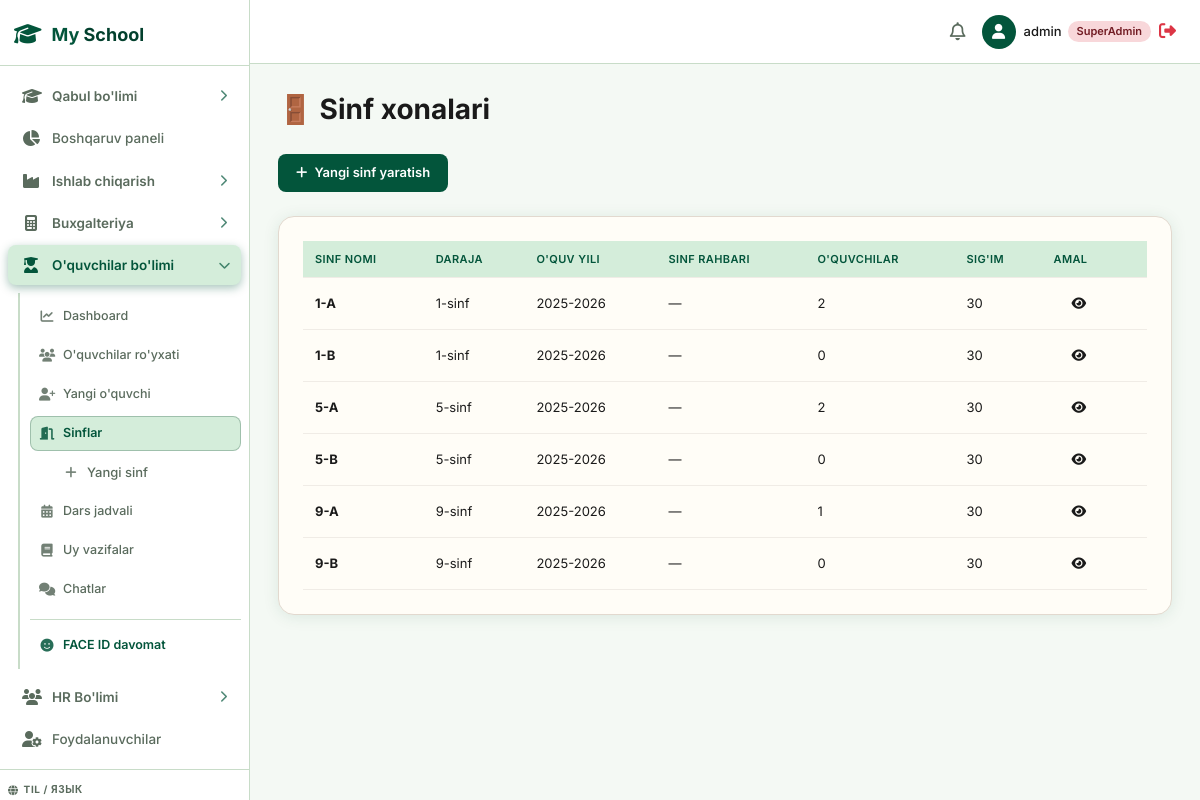
Before: /students/classrooms/ (signed in) with the older database file.
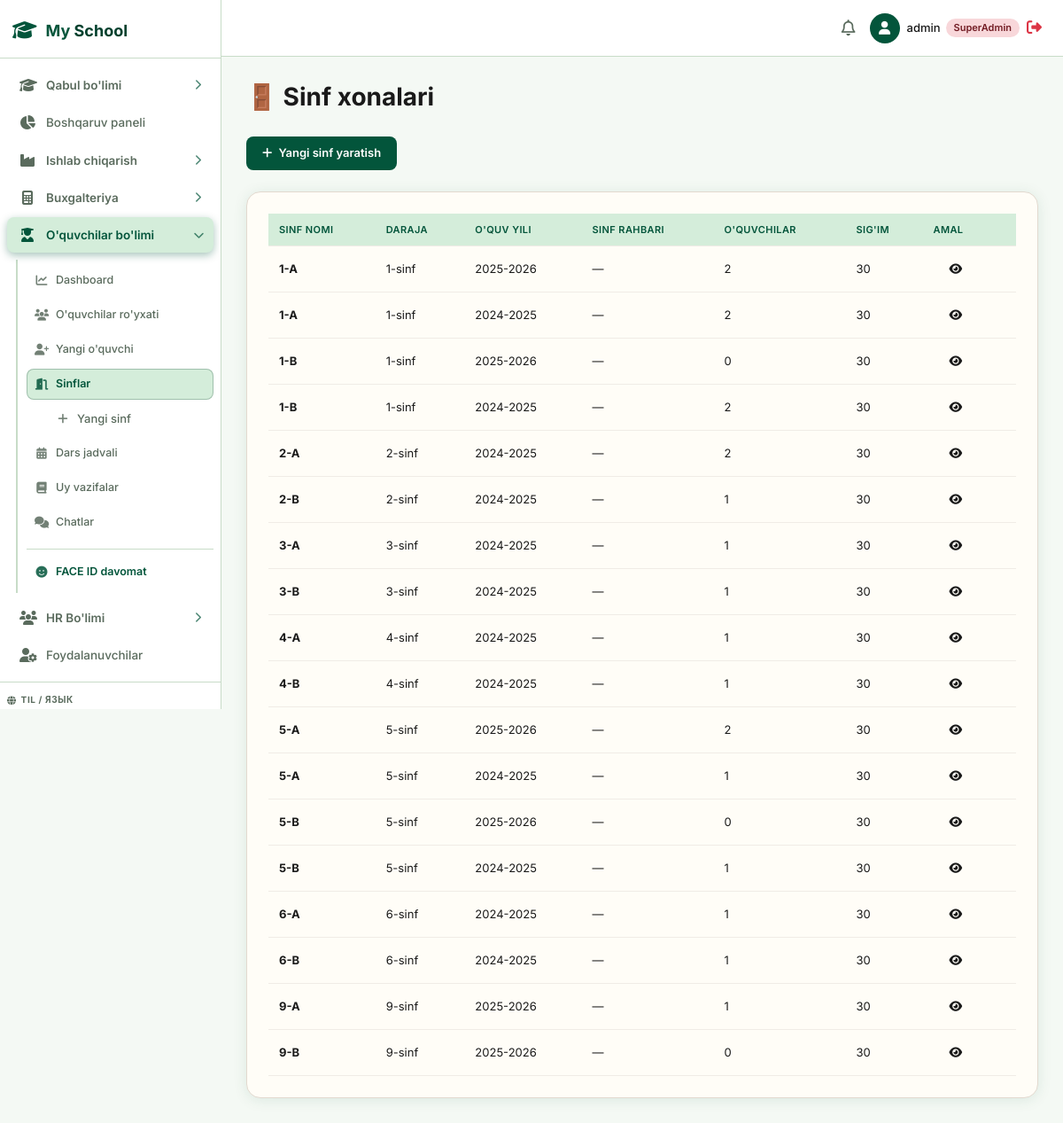
After: the same page with the newer database file.
### students/models.py (models this page shows, shortened)
class Classroom(models.Model):
    name = models.CharField(max_length=100)  # e.g. "5-A"
    grade = models.ForeignKey(Grade, on_delete=models.PROTECT, related_name='classrooms')
    academic_year = models.ForeignKey(AcademicYear, on_delete=models.PROTECT, related_name='classrooms')
    homeroom_teacher = models.ForeignKey(User, null=True, blank=True, on_delete=models.SET_NULL, related_name='homeroom_classes')
    capacity = models.IntegerField(default=30)
    class Meta:
        ordering = ['grade__sort_order', 'name']
        unique_together = ['name', 'academic_year']

### enrollment/models.py (models this page shows, shortened)
class Grade(models.Model):
    name = models.CharField(max_length=50, unique=True)
    sort_order = models.IntegerField(default=0)
    class Meta:
        ordering = ['sort_order']

class AcademicYear(models.Model):
    name = models.CharField(max_length=50, unique=True)
    start_date = models.DateField()
    end_date = models.DateField()
    is_current = models.BooleanField(default=False)

### students/views.py (the view)
# urls.py: path('classrooms/', views.classroom_list, name='students_classroom_list'),
@login_required
@students_required
def classroom_list(request):
    year_id = request.GET.get('year')
    classrooms = Classroom.objects.select_related('grade', 'academic_year', 'homeroom_teacher').all()
    if year_id:
        classrooms = classrooms.filter(academic_year_id=year_id)
    academic_years = AcademicYear.objects.all()
    context = {
        'classrooms': classrooms,
        'academic_years': academic_years,
        'page_title': 'Sinf xonalari',
    }
    return render(request, 'students/classroom_list.html', context)

### students/views.py (called while the page is built)
def _is_students_staff(user):
    if user.is_superuser:
        return True
    return user.groups.filter(name__in=['students_agent', 'students_manager', 'enrollment_agent', 'enrollment_manager']).exists()

### templates/students/classroom_list.html
{% extends 'base.html' %}
{% block content %}
<h1 style="font-size:28px;margin-bottom:24px;">🚪 Sinf xonalari</h1>
<div style="margin-bottom:24px;">
  <a href="{% url 'students_classroom_create' %}" class="btn btn-primary"><i class="fa-solid fa-plus"></i> Yangi sinf yaratish</a>
</div>
<div class="card" style="background:#fffdf7;border:1px solid #e2d9cf;border-radius:16px;padding:24px;">
  <table class="data-table" style="width:100%;">
    <thead>
      <tr>
        <th>Sinf nomi</th>
        <th>Daraja</th>
        <th>O'quv yili</th>
        <th>Sinf rahbari</th>
        <th>O'quvchilar</th>
        <th>Sig'im</th>
        <th>Amal</th>
      </tr>
    </thead>
    <tbody>
      {% for classroom in classrooms %}
      <tr>
        <td><a href="{% url 'students_classroom_detail' classroom.pk %}"><strong>{{ classroom.name }}</strong></a></td>
        <td>{{ classroom.grade.name }}</td>
        <td>{{ classroom.academic_year.name }}</td>
        <td>{{ classroom.homeroom_teacher|default:"—" }}</td>
        <td>{{ classroom.students.count }}</td>
        <td>{{ classroom.capacity }}</td>
        <td>
          <a href="{% url 'students_classroom_detail' classroom.pk %}" class="btn btn-sm"><i class="fa-solid fa-eye"></i></a>
        </td>
      </tr>
      {% empty %}
      <tr><td colspan="7" style="text-align:center;color:#888;">Sinf xonalari yo'q.</td></tr>
      {% endfor %}
    </tbody>
  </table>
</div>
{% endblock %}

### templates/base.html (shortened to what this page needs)
{% load static %}
<!DOCTYPE html>
<html lang="uz">
<head>
    <link rel="stylesheet" href="https://cdnjs.cloudflare.com/ajax/libs/font-awesome/6.4.0/css/all.min.css">
    <link rel="stylesheet" href="{% static 'css/style.css' %}?v=5">
</head>
<body>
    <div class="app-container">
        <aside class="sidebar" id="appSidebar">
            <div class="sidebar-header">
                <div class="logo-icon"><i class="fa-solid fa-graduation-cap"></i></div>
                <h2>My <span class="highlight">School</span></h2>
            </div>
            <ul class="nav-links">
                {% if is_superadmin or is_enrollment or is_callcentre %}
                <li class="nav-group">
                    <div class="nav-group__head {% if '/enrollment/' in request.path %}active{% endif %}" onclick="toggleSubMenu(this)">
                        <span style="display:flex;align-items:center;gap:12px;">
                            <i class="fa-solid fa-graduation-cap icon-left"></i>
                            <span>Qabul bo'limi</span>
                        </span>
                        <i class="fa-solid fa-chevron-right arrow"></i>
                    </div>
                </li>
                {% endif %}
                {% if is_superadmin %}
                <li>
                    <a href="/" class="{% if request.path == '/' %}active{% endif %}">
                        <i class="fa-solid fa-chart-pie"></i>
                        <span>Boshqaruv paneli</span>
                    </a>
                </li>
                <li class="nav-group">
                    <div class="nav-group__head {% if '/production/' in request.path %}active{% endif %}" onclick="toggleSubMenu(this)">
                        <span style="display:flex;align-items:center;gap:12px;">
                            <i class="fa-solid fa-industry icon-left"></i>
                            <span>Ishlab chiqarish</span>
                        </span>
                        <i class="fa-solid fa-chevron-right arrow"></i>
                    </div>
                </li>
                <li class="nav-group">
                    <div class="nav-group__head {% if '/accounting/' in request.path %}active{% endif %}" onclick="toggleSubMenu(this)">
                        <span style="display:flex;align-items:center;gap:12px;">
                            <i class="fa-solid fa-calculator icon-left"></i>
                            <span>Buxgalteriya</span>
                        </span>
                        <i class="fa-solid fa-chevron-right arrow"></i>
                    </div>
                </li>
                <li class="nav-group">
                    <div class="nav-group__head {% if '/students/' in request.path %}active{% endif %}" onclick="toggleSubMenu(this)">
                        <span style="display:flex;align-items:center;gap:12px;">
                            <i class="fa-solid fa-user-graduate icon-left"></i>
                            <span>O'quvchilar bo'limi</span>
                        </span>
                        <i class="fa-solid fa-chevron-right arrow"></i>
                    </div>
                    <ul class="nav-sub {% if '/students/' in request.path %}open{% endif %}">
                        <li><a href="/students/" class="{% if request.path == '/students/' %}active{% endif %}"><i class="fa-solid fa-chart-line"></i><span>Dashboard</span></a></li>
                        <li><a href="/students/list/" class="{% if '/students/list' in request.path %}active{% endif %}"><i class="fa-solid fa-users"></i><span>O'quvchilar ro'yxati</span></a></li>
                        <li><a href="/students/new/" class="{% if '/students/create' in request.path %}active{% endif %}"><i class="fa-solid fa-user-plus"></i><span>Yangi o'quvchi</span></a></li>
                        <li><a href="/students/classrooms/" class="{% if '/students/classrooms' in request.path %}active{% endif %}"><i class="fa-solid fa-door-open"></i><span>Sinflar</span></a></li>
                        <li><a href="/students/classrooms/new/" class="" style="padding-left:32px;font-size:13px;"><i class="fa-solid fa-plus"></i><span>Yangi sinf</span></a></li>
                        <li><a href="/students/schedule/" class="{% if '/students/schedule' in request.path %}active{% endif %}"><i class="fa-solid fa-calendar-days"></i><span>Dars jadvali</span></a></li>
                        <li><a href="/students/homework/" class="{% if '/students/homework/list' in request.path %}active{% endif %}"><i class="fa-solid fa-book"></i><span>Uy vazifalar</span></a></li>
                        <li><a href="/students/chat/" class="{% if '/students/chat/list' in request.path %}active{% endif %}"><i class="fa-solid fa-comments"></i><span>Chatlar</span></a></li>
                        <li style="margin-top:8px;padding-top:8px;border-top:1px solid var(--border);">
                            <a href="/faceid/students/" class="{% if '/faceid/students' in request.path %}active{% endif %}" style="color:var(--primary);font-weight:600;">
                                <i class="fa-solid fa-face-smile" style="color:var(--primary);"></i><span>FACE ID davomat</span>
                            </a>
                        </li>
                    </ul>
                </li>
                <li class="nav-group">
                    <div class="nav-group__head {% if '/hr/' in request.path %}active{% endif %}" onclick="toggleSubMenu(this)">
                        <span style="display:flex;align-items:center;gap:12px;">
                            <i class="fa-solid fa-users icon-left"></i>
                            <span>HR Bo'limi</span>
                        </span>
                        <i class="fa-solid fa-chevron-right arrow"></i>
                    </div>
                </li>
                <li>
                    <a href="/admin-users/" class="{% if '/admin-users/' in request.path %}active{% endif %}">
                        <i class="fa-solid fa-user-gear"></i>
                        <span>Foydalanuvchilar</span>
                    </a>
                </li>
                {% endif %}
            </ul>
            <div class="sidebar-footer">
                <div class="lang-label"><i class="fa-solid fa-globe"></i> <span>Til / Язык</span></div>
            </div>
        </aside>
        <main class="main-content">
            <header class="topbar">
                <div class="topbar-actions">
                    <button class="icon-btn"><i class="fa-regular fa-bell"></i></button>
                    <div class="user-profile">
                        <div class="avatar"><i class="fa-solid fa-user"></i></div>
                        <span class="user-name">
                            {{ request.user.username }}
                            {% if is_superadmin %}<span class="badge badge-danger" style="font-size:11px;">SuperAdmin</span>
                            {% elif user_branch %}<span class="badge badge-info" style="font-size:11px;">{{ user_branch.name }}</span>
                            {% elif request.user.groups.all.0 %}<span class="badge badge-warning" style="font-size:11px;">{{ request.user.groups.all.0.name }}</span>
                            {% endif %}
                        </span>
                        <a href="/logout/" style="color:#dc3545;font-size:17px;" title="Chiqish">
                            <i class="fa-solid fa-right-from-bracket"></i>
                        </a>
                    </div>
                </div>
            </header>
            <div class="content-wrapper">
                {% block content %}{% endblock %}
            </div>
        </main>
    </div>
</body>
</html>

### templates/base.html (style rules this page uses)
body { top: 0 !important; }

Changed rows visible on the page:
added Classroom: name "1-A", grade.name "1-sinf", academic_year.name "2024-2025", homeroom_teacher "—", students.count "2", capacity "30"
added Classroom: name "1-B", grade.name "1-sinf", academic_year.name "2024-2025", homeroom_teacher "—", students.count "2", capacity "30"
added Classroom: name "2-A", grade.name "2-sinf", academic_year.name "2024-2025", homeroom_teacher "—", students.count "2", capacity "30"
added Classroom: name "2-B", grade.name "2-sinf", academic_year.name "2024-2025", homeroom_teacher "—", students.count "1", capacity "30"
added Classroom: name "3-A", grade.name "3-sinf", academic_year.name "2024-2025", homeroom_teacher "—", students.count "1", capacity "30"
added Classroom: name "3-B", grade.name "3-sinf", academic_year.name "2024-2025", homeroom_teacher "—", students.count "1", capacity "30"
added Classroom: name "4-A", grade.name "4-sinf", academic_year.name "2024-2025", homeroom_teacher "—", students.count "1", capacity "30"
added Classroom: name "4-B", grade.name "4-sinf", academic_year.name "2024-2025", homeroom_teacher "—", students.count "1", capacity "30"
added Classroom: name "5-A", grade.name "5-sinf", academic_year.name "2024-2025", homeroom_teacher "—", students.count "1", capacity "30"
added Classroom: name "5-B", grade.name "5-sinf", academic_year.name "2024-2025", homeroom_teacher "—", students.count "1", capacity "30"
added Classroom: name "6-A", grade.name "6-sinf", academic_year.name "2024-2025", homeroom_teacher "—", students.count "1", capacity "30"
added Classroom: name "6-B", grade.name "6-sinf", academic_year.name "2024-2025", homeroom_teacher "—", students.count "1", capacity "30"
